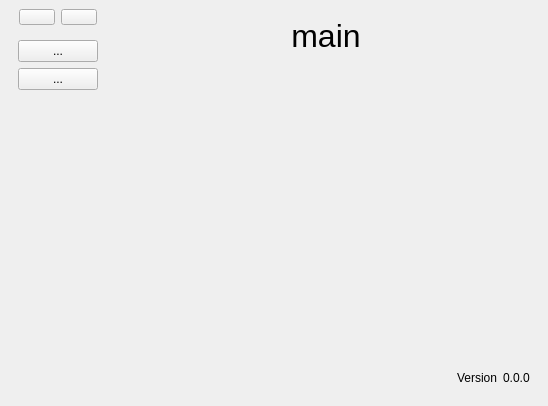
<?xml version="1.0" encoding="UTF-8"?>
<ui version="4.0">
 <class>MainWindow</class>
 <widget class="QMainWindow" name="MainWindow">
  <property name="geometry">
   <rect>
    <x>0</x>
    <y>0</y>
    <width>548</width>
    <height>406</height>
   </rect>
  </property>
  <property name="windowTitle">
   <string>Docs Maker</string>
  </property>
  <widget class="QWidget" name="centralwidget">
   <layout class="QVBoxLayout" name="verticalLayout_5">
    <item>
     <layout class="QHBoxLayout" name="horizontalLayout_3">
      <item>
       <layout class="QVBoxLayout" name="verticalLayout_4">
        <item>
         <layout class="QHBoxLayout" name="horizontalLayout_2">
          <item>
           <widget class="QPushButton" name="main_btn">
            <property name="styleSheet">
             <string notr="true">QPushButton {
	margin-left: 10px;
}</string>
            </property>
            <property name="text">
             <string/>
            </property>
            <property name="icon">
             <iconset resource="../resources/resources.qrc">
              <normaloff>:/icons/icons/home-64-blue.svg</normaloff>:/icons/icons/home-64-blue.svg</iconset>
            </property>
            <property name="iconSize">
             <size>
              <width>36</width>
              <height>36</height>
             </size>
            </property>
           </widget>
          </item>
          <item>
           <widget class="QPushButton" name="menu_btn">
            <property name="styleSheet">
             <string notr="true">QPushButton {
	margin-right: 10px;
}</string>
            </property>
            <property name="text">
             <string/>
            </property>
            <property name="icon">
             <iconset resource="../resources/resources.qrc">
              <normaloff>:/icons/icons/more-horiz-64-blue.svg</normaloff>:/icons/icons/more-horiz-64-blue.svg</iconset>
            </property>
            <property name="iconSize">
             <size>
              <width>36</width>
              <height>36</height>
             </size>
            </property>
           </widget>
          </item>
         </layout>
        </item>
        <item>
         <widget class="QScrollArea" name="scrollArea">
          <property name="sizePolicy">
           <sizepolicy hsizetype="Minimum" vsizetype="Expanding">
            <horstretch>0</horstretch>
            <verstretch>0</verstretch>
           </sizepolicy>
          </property>
          <property name="styleSheet">
           <string notr="true">QScrollArea {
	border: none
}</string>
          </property>
          <property name="verticalScrollBarPolicy">
           <enum>Qt::ScrollBarPolicy::ScrollBarAlwaysOff</enum>
          </property>
          <property name="horizontalScrollBarPolicy">
           <enum>Qt::ScrollBarPolicy::ScrollBarAlwaysOff</enum>
          </property>
          <property name="widgetResizable">
           <bool>true</bool>
          </property>
          <widget class="QWidget" name="scrollAreaWidgetContents">
           <property name="geometry">
            <rect>
             <x>0</x>
             <y>0</y>
             <width>112</width>
             <height>338</height>
            </rect>
           </property>
           <layout class="QVBoxLayout" name="verticalLayout">
            <item>
             <widget class="QPushButton" name="pushButton">
              <property name="text">
               <string>...</string>
              </property>
             </widget>
            </item>
            <item>
             <widget class="QPushButton" name="pushButton_12">
              <property name="text">
               <string>...</string>
              </property>
             </widget>
            </item>
            <item>
             <spacer name="verticalSpacer">
              <property name="orientation">
               <enum>Qt::Orientation::Vertical</enum>
              </property>
              <property name="sizeHint" stdset="0">
               <size>
                <width>20</width>
                <height>40</height>
               </size>
              </property>
             </spacer>
            </item>
           </layout>
          </widget>
         </widget>
        </item>
       </layout>
      </item>
      <item>
       <widget class="QStackedWidget" name="mainStacked_sw">
        <property name="sizePolicy">
         <sizepolicy hsizetype="Expanding" vsizetype="Preferred">
          <horstretch>0</horstretch>
          <verstretch>0</verstretch>
         </sizepolicy>
        </property>
        <property name="currentIndex">
         <number>0</number>
        </property>
        <widget class="QWidget" name="mainPage_stPage">
         <layout class="QVBoxLayout" name="verticalLayout_3">
          <item>
           <widget class="QLabel" name="mainWindow_lbl">
            <property name="font">
             <font>
              <pointsize>24</pointsize>
             </font>
            </property>
            <property name="text">
             <string>main</string>
            </property>
            <property name="alignment">
             <set>Qt::AlignmentFlag::AlignCenter</set>
            </property>
           </widget>
          </item>
          <item>
           <spacer name="verticalSpacer_2">
            <property name="orientation">
             <enum>Qt::Orientation::Vertical</enum>
            </property>
            <property name="sizeHint" stdset="0">
             <size>
              <width>20</width>
              <height>40</height>
             </size>
            </property>
           </spacer>
          </item>
          <item>
           <layout class="QHBoxLayout" name="horizontalLayout">
            <item>
             <spacer name="horizontalSpacer">
              <property name="orientation">
               <enum>Qt::Orientation::Horizontal</enum>
              </property>
              <property name="sizeHint" stdset="0">
               <size>
                <width>40</width>
                <height>20</height>
               </size>
              </property>
             </spacer>
            </item>
            <item>
             <widget class="QLabel" name="mWVersion_lbl">
              <property name="text">
               <string>Version</string>
              </property>
             </widget>
            </item>
            <item>
             <widget class="QLabel" name="mWVersionValue_lbl">
              <property name="text">
               <string>0.0.0</string>
              </property>
             </widget>
            </item>
           </layout>
          </item>
         </layout>
        </widget>
        <widget class="QWidget" name="menuPage_stPage">
         <layout class="QVBoxLayout" name="verticalLayout_2">
          <item>
           <widget class="QLabel" name="menu_lbl">
            <property name="font">
             <font>
              <pointsize>24</pointsize>
             </font>
            </property>
            <property name="text">
             <string>menu_lbl</string>
            </property>
            <property name="alignment">
             <set>Qt::AlignmentFlag::AlignCenter</set>
            </property>
           </widget>
          </item>
          <item>
           <spacer name="verticalSpacer_3">
            <property name="orientation">
             <enum>Qt::Orientation::Vertical</enum>
            </property>
            <property name="sizeHint" stdset="0">
             <size>
              <width>20</width>
              <height>40</height>
             </size>
            </property>
           </spacer>
          </item>
         </layout>
        </widget>
       </widget>
      </item>
     </layout>
    </item>
   </layout>
  </widget>
 </widget>
 <resources>
  <include location="../resources/resources.qrc"/>
 </resources>
 <connections/>
</ui>
